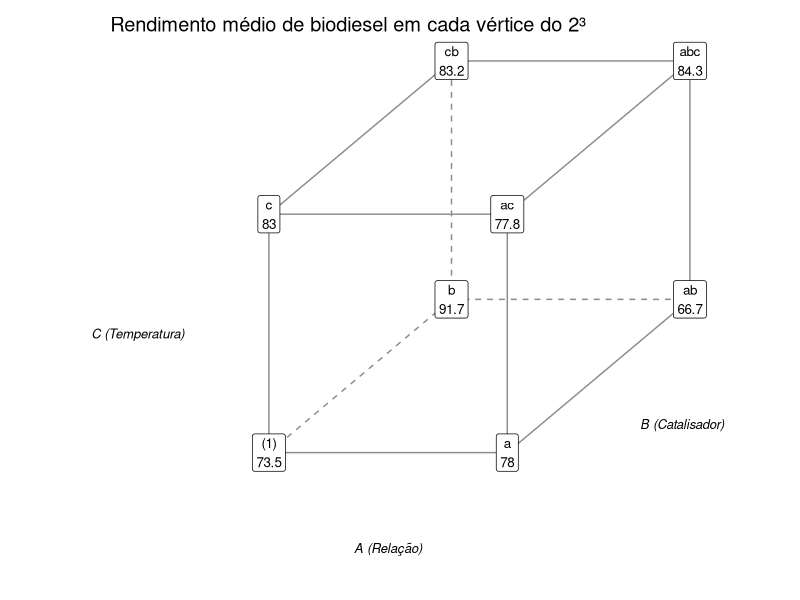
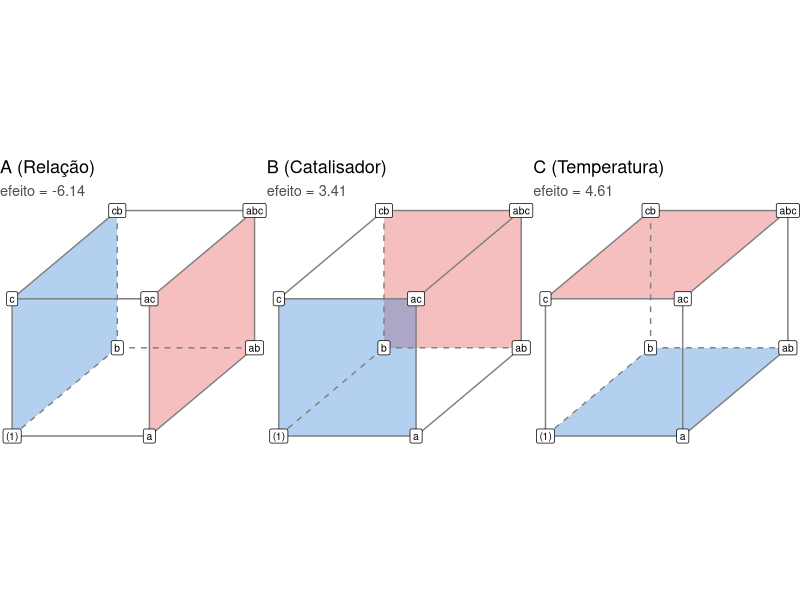
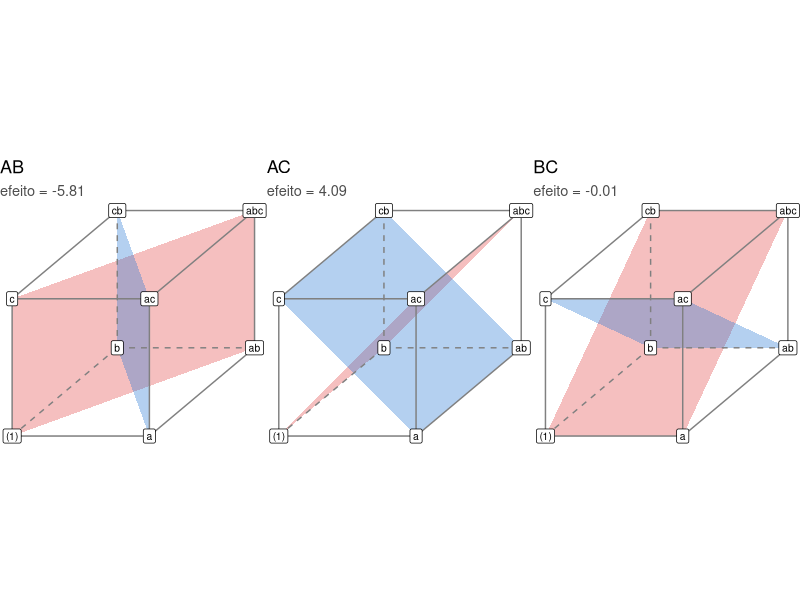
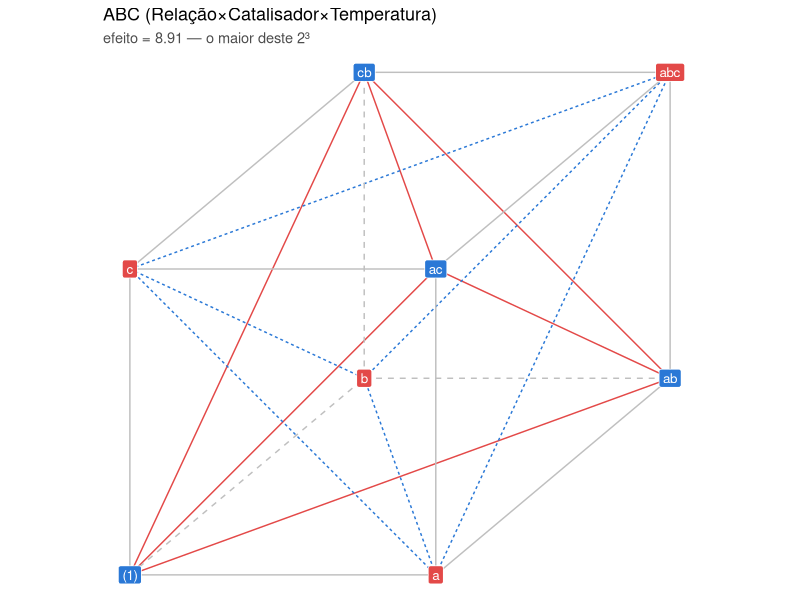
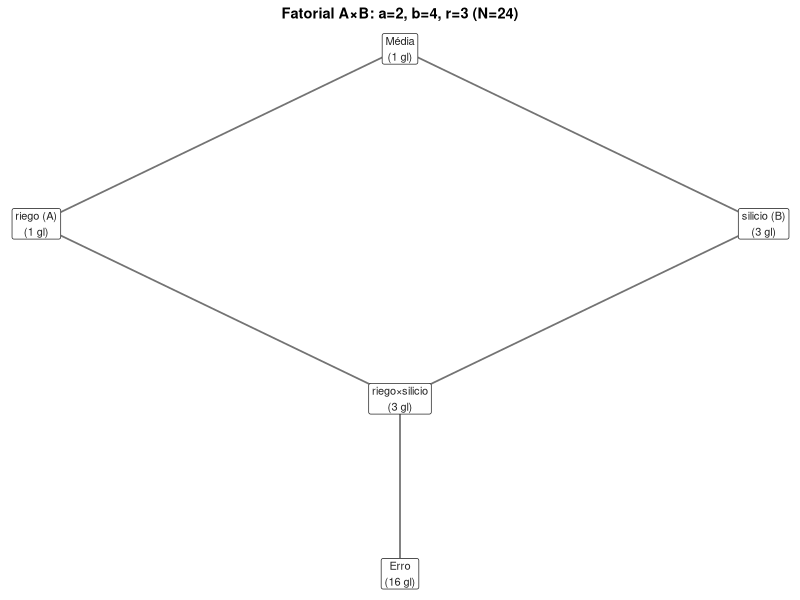
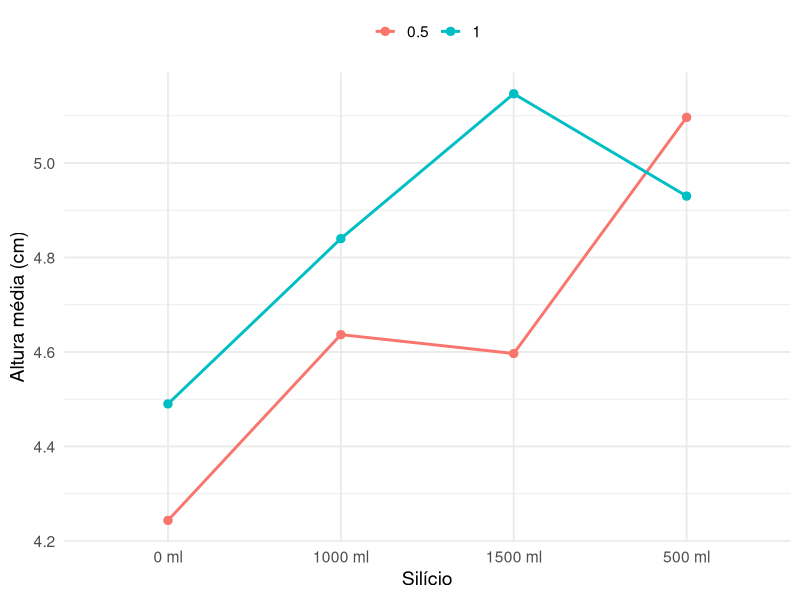

Here is the R script that generated these plots, in order:
## ---- chunk 1
options(html.tag.transform.rmarkdown = TRUE)
knitr::opts_chunk$set(echo = TRUE, warning = FALSE, message = FALSE, fig.retina = 2)
suppressPackageStartupMessages({
  library(tidyverse)
  library(kableExtra)
  library(broom)
})
## ---- chunk 2
pepino <- read_csv("../Livro/data/pepino.csv", show_col_types = FALSE) %>%
  mutate(riego = factor(riego), silicio = factor(silicio))
X <- model.matrix(~ riego * silicio, data = pepino)
colnames(X)[c(2, 3, 6)]
identical(X[, 6], X[, 2] * X[, 3])   # coluna de interação = produto das principais
## ---- chunk 3
tibble(
  Fonte = c("A", "B", "A×B", "Erro", "Total"),
  gl    = c("$a-1$", "$b-1$", "$(a-1)(b-1)$", "$ab(r-1)$", "$abr-1$"),
  SQ    = c("$SQ_A$", "$SQ_B$", "$SQ_{AB}$", "$SQ_E$", "$SQ_{Total}$")
) %>%
  kable(escape = FALSE, format = "html") %>%
  kable_styling(font_size = 20, full_width = FALSE)
## ---- chunk 4
biodiesel_23 <- read_csv("../Livro/data/biodiesel.csv", show_col_types = FALSE) %>%
  filter(Agente == -1)

sinais_23 <- tribble(
  ~trat,  ~A, ~B, ~C,
  "(1)",  -1, -1, -1, "a", 1, -1, -1, "b", -1, 1, -1, "ab", 1, 1, -1,
  "c",    -1, -1,  1, "ac", 1, -1, 1, "cb", -1, 1, 1, "abc", 1, 1, 1
) %>%
  left_join(
    biodiesel_23 %>% group_by(Relacion, Catalizador, Temperatura) %>%
      summarise(media = mean(Rendimiento), .groups = "drop"),
    by = c("A" = "Relacion", "B" = "Catalizador", "C" = "Temperatura")
  ) %>%
  mutate(AB = A*B, AC = A*C, BC = B*C, ABC = A*B*C)

angulo_cubo <- pi / 4.5
cubo_geo <- tibble(
  x1 = c(0, 0, 0, 1), x2 = c(0, 1, 1, 1), y1 = c(0, 0, 1, 0), y2 = c(1, 0, 1, 1), tipo = "solido"
) %>%
  bind_rows(tibble(
    x1 = c(cos(angulo_cubo), cos(angulo_cubo), cos(angulo_cubo), 1 + cos(angulo_cubo)),
    x2 = c(cos(angulo_cubo), 1 + cos(angulo_cubo), 1 + cos(angulo_cubo), 1 + cos(angulo_cubo)),
    y1 = c(sin(angulo_cubo), sin(angulo_cubo), 1 + sin(angulo_cubo), sin(angulo_cubo)),
    y2 = c(1 + sin(angulo_cubo), sin(angulo_cubo), 1 + sin(angulo_cubo), 1 + sin(angulo_cubo)),
    tipo = c("tracejado", "tracejado", "solido", "solido")
  )) %>%
  bind_rows(tibble(
    x1 = c(0, 1, 0, 1), x2 = c(cos(angulo_cubo), 1 + cos(angulo_cubo), cos(angulo_cubo), 1 + cos(angulo_cubo)),
    y1 = c(0, 0, 1, 1), y2 = c(sin(angulo_cubo), sin(angulo_cubo), 1 + sin(angulo_cubo), 1 + sin(angulo_cubo)),
    tipo = c("tracejado", "solido", "solido", "solido")
  ))

vertices_23 <- bind_rows(cubo_geo %>% select(x = x1, y = y1), cubo_geo %>% select(x = x2, y = y2)) %>%
  distinct() %>%
  mutate(trat = c("(1)", "c", "a", "b", "cb", "ab", "ac", "abc")) %>%
  left_join(sinais_23, by = "trat")

AZUL_CUBO <- "#2a78d6"; VERMELHO_CUBO <- "#e34948"
tema_cubo <- theme_void(base_size = 11) +
  theme(plot.title = element_text(size = 13), plot.subtitle = element_text(size = 10.5, color = "grey30"))
## ---- chunk 5
ggplot(cubo_geo) +
  geom_segment(aes(x1, y1, xend = x2, yend = y2, linetype = tipo), color = gray(.55)) +
  coord_equal(clip = "off") +
  scale_linetype_manual(values = c(solido = "solid", tracejado = "dashed"), guide = "none") +
  theme_void(base_size = 12) + theme(plot.margin = margin(6, 20, 20, 40)) +
  geom_point(aes(x, y), data = vertices_23, size = 1.5, color = gray(.55)) +
  geom_label(aes(x, y, label = paste0(trat, "\n", round(media, 1))), data = vertices_23, size = 3.4) +
  annotate("text", x = c(.5, -.55, 1.35 + .5*cos(angulo_cubo)), y = c(-.4, .5, .12),
           label = c("A (Relação)", "C (Temperatura)", "B (Catalisador)"), size = 3.3, fontface = "italic") +
  labs(title = "Rendimento médio de biodiesel em cada vértice do 2³")
## ---- chunk 6
face_principal <- function(sinal, titulo, efeito_valor) {
  altos  <- vertices_23 %>% filter(.data[[sinal]] ==  1)
  baixos <- vertices_23 %>% filter(.data[[sinal]] == -1)
  ordenar <- function(df) { cx <- mean(df$x); cy <- mean(df$y); df[order(atan2(df$y-cy, df$x-cx)), ] }
  ggplot(cubo_geo) +
    geom_polygon(aes(x, y), data = ordenar(altos),  fill = VERMELHO_CUBO, alpha = .35) +
    geom_polygon(aes(x, y), data = ordenar(baixos), fill = AZUL_CUBO,     alpha = .35) +
    geom_segment(aes(x1, y1, xend = x2, yend = y2, linetype = tipo), color = gray(.5)) +
    coord_equal() + scale_linetype_manual(values = c(solido="solid", tracejado="dashed"), guide="none") +
    tema_cubo +
    geom_point(aes(x, y), data = vertices_23, size = 1, color = gray(.4)) +
    geom_label(aes(x, y, label = trat), data = vertices_23, size = 2.6) +
    labs(title = titulo, subtitle = paste0("efeito = ", sprintf("%.2f", efeito_valor)))
}
efeito_A <- 2 * mean(sinais_23$A * sinais_23$media)
efeito_B <- 2 * mean(sinais_23$B * sinais_23$media)
efeito_C <- 2 * mean(sinais_23$C * sinais_23$media)
cowplot::plot_grid(
  face_principal("A", "A (Relação)", efeito_A),
  face_principal("B", "B (Catalisador)", efeito_B),
  face_principal("C", "C (Temperatura)", efeito_C), nrow = 1
)
## ---- chunk 7
plano_interacao <- function(pos, neg, titulo, efeito_valor) {
  ord <- function(labels) vertices_23[match(labels, vertices_23$trat), ]
  ggplot(cubo_geo) +
    geom_polygon(aes(x, y), data = ord(pos), fill = VERMELHO_CUBO, alpha = .35) +
    geom_polygon(aes(x, y), data = ord(neg), fill = AZUL_CUBO,     alpha = .35) +
    geom_segment(aes(x1, y1, xend = x2, yend = y2, linetype = tipo), color = gray(.5)) +
    coord_equal() + scale_linetype_manual(values = c(solido="solid", tracejado="dashed"), guide="none") +
    tema_cubo +
    geom_point(aes(x, y), data = vertices_23, size = 1, color = gray(.4)) +
    geom_label(aes(x, y, label = trat), data = vertices_23, size = 2.6) +
    labs(title = titulo, subtitle = paste0("efeito = ", sprintf("%.2f", efeito_valor)))
}
efeito_AB <- 2 * mean(sinais_23$AB * sinais_23$media)
efeito_AC <- 2 * mean(sinais_23$AC * sinais_23$media)
efeito_BC <- 2 * mean(sinais_23$BC * sinais_23$media)
cowplot::plot_grid(
  plano_interacao(c("(1)","ab","abc","c"), c("a","ac","cb","b"), "AB", efeito_AB),
  plano_interacao(c("(1)","b","abc","ac"), c("c","cb","ab","a"), "AC", efeito_AC),
  plano_interacao(c("(1)","a","abc","cb"), c("c","b","ab","ac"), "BC", efeito_BC), nrow = 1
)
## ---- chunk 8
efeito_ABC <- 2 * mean(sinais_23$ABC * sinais_23$media)
tetraedros <- bind_rows(
  tibble(x=c(0,0,0,cos(angulo_cubo),cos(angulo_cubo),1), y=c(0,0,0,1+sin(angulo_cubo),1+sin(angulo_cubo),1),
         xend=c(1,1+cos(angulo_cubo),cos(angulo_cubo),1,1+cos(angulo_cubo),1+cos(angulo_cubo)),
         yend=c(1,sin(angulo_cubo),1+sin(angulo_cubo),1,sin(angulo_cubo),sin(angulo_cubo)), grupo="T1"),
  tibble(x=c(0,0,1,1,cos(angulo_cubo),0), y=c(1,1,0,0,sin(angulo_cubo),1),
         xend=c(1,cos(angulo_cubo),1+cos(angulo_cubo),cos(angulo_cubo),1+cos(angulo_cubo),1+cos(angulo_cubo)),
         yend=c(0,sin(angulo_cubo),1+sin(angulo_cubo),sin(angulo_cubo),1+sin(angulo_cubo),1+sin(angulo_cubo)), grupo="T2")
)
ggplot(cubo_geo) +
  geom_segment(aes(x, y, xend=xend, yend=yend), data=filter(tetraedros, grupo=="T1"), color=VERMELHO_CUBO, linewidth=.5) +
  geom_segment(aes(x, y, xend=xend, yend=yend), data=filter(tetraedros, grupo=="T2"), color=AZUL_CUBO, linewidth=.5, linetype="22") +
  geom_segment(aes(x1, y1, xend = x2, yend = y2, linetype = tipo), color = gray(.75)) +
  coord_equal() + scale_linetype_manual(values = c(solido="solid", tracejado="dashed"), guide="none") +
  tema_cubo +
  geom_label(aes(x, y, label = trat, fill = factor(ABC)), data = vertices_23, size = 3.4, color = "white") +
  scale_fill_manual(values = setNames(c(AZUL_CUBO, VERMELHO_CUBO), c("-1","1")), guide = "none") +
  labs(title = "ABC (Relação×Catalisador×Temperatura)",
       subtitle = paste0("efeito = ", sprintf("%.2f", efeito_ABC), " — o maior deste 2³"))
## ---- chunk 9
modelo_axb <- aov(altura ~ riego * silicio, data = pepino)
summary(modelo_axb)
## ---- chunk 10
nos_axb12 <- tibble(
  termo = c("Média", "riego (A)", "silicio (B)", "riego×silicio", "Erro"),
  df    = c(1, 2 - 1, 4 - 1, (2 - 1) * (4 - 1), 2 * 4 * (3 - 1)),
  x     = c(0, -1, 1, 0, 0),
  y     = c(4, 3, 3, 2, 1)
)
arestas_axb12 <- tibble(
  de   = c("Média", "Média", "riego (A)", "silicio (B)", "riego×silicio"),
  para = c("riego (A)", "silicio (B)", "riego×silicio", "riego×silicio", "Erro")
)

arestas_xy_axb12 <- arestas_axb12 %>%
  left_join(nos_axb12 %>% select(termo, x0 = x, y0 = y), by = c("de" = "termo")) %>%
  left_join(nos_axb12 %>% select(termo, x1 = x, y1 = y), by = c("para" = "termo"))

ggplot() +
  geom_segment(data = arestas_xy_axb12, aes(x = x0, y = y0, xend = x1, yend = y1),
               color = "grey45", linewidth = 0.6) +
  geom_label(data = nos_axb12, aes(x = x, y = y, label = paste0(termo, "\n(", df, " gl)")),
             size = 2.8, label.padding = unit(0.25, "lines"), fill = "white", color = "grey15") +
  theme_void(base_size = 11) +
  labs(title = "Fatorial A×B: a=2, b=4, r=3 (N=24)") +
  theme(plot.title = element_text(hjust = 0.5, face = "bold", size = 10.5))
## ---- chunk 11
pepino %>%
  group_by(riego, silicio) %>%
  summarise(altura_media = mean(altura), .groups = "drop") %>%
  ggplot(aes(x = silicio, y = altura_media, color = riego, group = riego)) +
  geom_line(linewidth = 1) + geom_point(size = 2.5) +
  labs(x = "Silício", y = "Altura média (cm)", color = NULL) +
  theme_minimal(base_size = 14) + theme(legend.position = "top")
## ---- chunk 12
acuosas <- read_csv("../Livro/data/acuosas.csv", show_col_types = FALSE) %>%
  transmute(viscosidade = factor(Viscosidad), salinidade = factor(Salinidad),
            tempo = factor(Tiempo), recuperacao = recupera)
mod3 <- aov(recuperacao ~ viscosidade * salinidade * tempo, data = acuosas)
broom::tidy(mod3) %>% select(term, df, p.value) %>%
  mutate(p.value = round(p.value, 3)) %>%
  kable(format = "html") %>% kable_styling(font_size = 16, full_width = FALSE)
## ---- chunk 13
pepino2 <- pepino %>% mutate(bloque = factor(bloque))
modelo_blocos <- aov(altura ~ bloque + riego * silicio, data = pepino2)
summary(modelo_blocos)[[1]][1:2, ]
## ---- chunk 14
X1 <- model.matrix(~ riego, data = pepino)[, 2]
X2 <- model.matrix(~ silicio, data = pepino)[, 2]
X12 <- X1 * X2   # coluna de interação, construída à mão

c(cor_A_B  = cor(X1, X2),
  cor_A_AB = cor(X1, X12))
## ---- chunk 15
mod_reduzido <- aov(altura ~ riego + silicio, data = pepino)
mod_completo <- aov(altura ~ riego * silicio, data = pepino)
anova(mod_reduzido, mod_completo)
